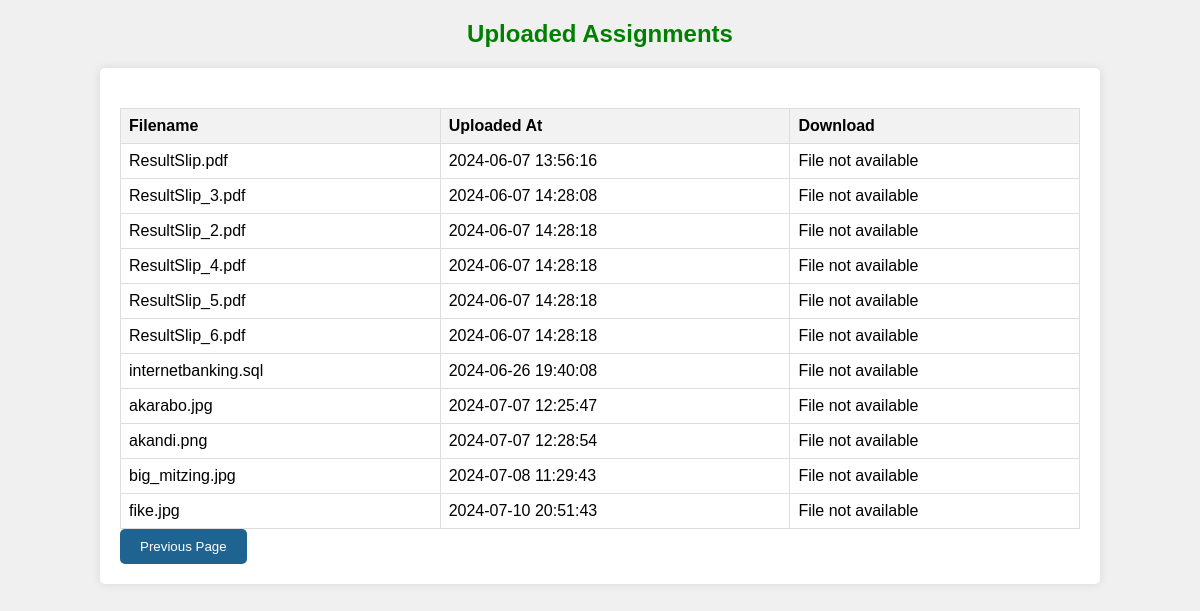
The app's page /Teachers/assignments.php with its own data.
### tables this page shows
CREATE TABLE `uploads` (
  `id` int(11) NOT NULL,
  `filename` varchar(255) NOT NULL,
  `file_path` varchar(255) NOT NULL,
  `uploaded_at` timestamp NOT NULL DEFAULT current_timestamp()
);

### Teachers/assignments.php (the view, shortened to what this page needs)
<!DOCTYPE html>
<html>
<head>
</head>
<body>
    <h2>Uploaded Assignments</h2>
    <div class="container">
        <table>
            <tr>
                <th>Filename</th>
                <th>Uploaded At</th>
                <th>Download</th>
            </tr>
            <?php
            $servername = "localhost";
            $username = "root";
            $password = "";
            $dbname = "sms";
            $conn = new mysqli($servername, $username, $password, $dbname);
            $sql = "SELECT filename, file_path, uploaded_at FROM uploads";
            $result = $conn->query($sql);
            if ($result->num_rows > 0) {
                while ($row = $result->fetch_assoc()) {
                    $file_path = "../teachers/" . htmlspecialchars($row["file_path"]);
                    if (file_exists($file_path)) {
                        echo "<tr>
                                <td>" . htmlspecialchars($row["filename"]) . "</td>
                                <td>" . htmlspecialchars($row["uploaded_at"]) . "</td>
                                <td><a href='" . $file_path . "' download>Download</a></td>
                              </tr>";
                    } else {
                        echo "<tr>
                                <td>" . htmlspecialchars($row["filename"]) . "</td>
                                <td>" . htmlspecialchars($row["uploaded_at"]) . "</td>
                                <td>File not available</td>
                              </tr>";
                    }
                }
            } else {
                echo "<tr><td colspan='3'>No assignments uploaded yet.</td></tr>";
            }
            ?>
        </table>
        <button id="prevPageButton">Previous Page</button>
    </div>
</body>
</html>

### Teachers/assignments.php (style rules this page uses)
body { background-color: #f0f0f0; font-family: Arial, sans-serif; margin: 0; padding: 0; }
#prevPageButton { padding: 10px 20px; background-color: #1f6391; color: white; border: none; border-radius: 5px; cursor: pointer; }
h2 { color: #008000; text-align: center; margin-top: 20px; }
.container { width: 80%; margin: 0 auto; background-color: #fff; padding: 20px; border-radius: 5px; box-shadow: 0 0 10px rgba(0, 0, 0, 0.1); }
table { width: 100%; border-collapse: collapse; margin-top: 20px; }
table, th, td { border: 1px solid #ddd; }
th, td { padding: 8px; text-align: left; }
th { background-color: #f2f2f2; }

### records on screen
uploads: filename "ResultSlip.pdf", uploaded_at "2024-06-07 13:56:16"
uploads: filename "ResultSlip_3.pdf", uploaded_at "2024-06-07 14:28:08"
uploads: filename "ResultSlip_2.pdf", uploaded_at "2024-06-07 14:28:18"
uploads: filename "ResultSlip_4.pdf", uploaded_at "2024-06-07 14:28:18"
uploads: filename "ResultSlip_5.pdf", uploaded_at "2024-06-07 14:28:18"
uploads: filename "ResultSlip_6.pdf", uploaded_at "2024-06-07 14:28:18"
uploads: filename "internetbanking.sql", uploaded_at "2024-06-26 19:40:08"
uploads: filename "akarabo.jpg", uploaded_at "2024-07-07 12:25:47"
uploads: filename "akandi.png", uploaded_at "2024-07-07 12:28:54"
uploads: filename "big_mitzing.jpg", uploaded_at "2024-07-08 11:29:43"
uploads: filename "fike.jpg", uploaded_at "2024-07-10 20:51:43"
